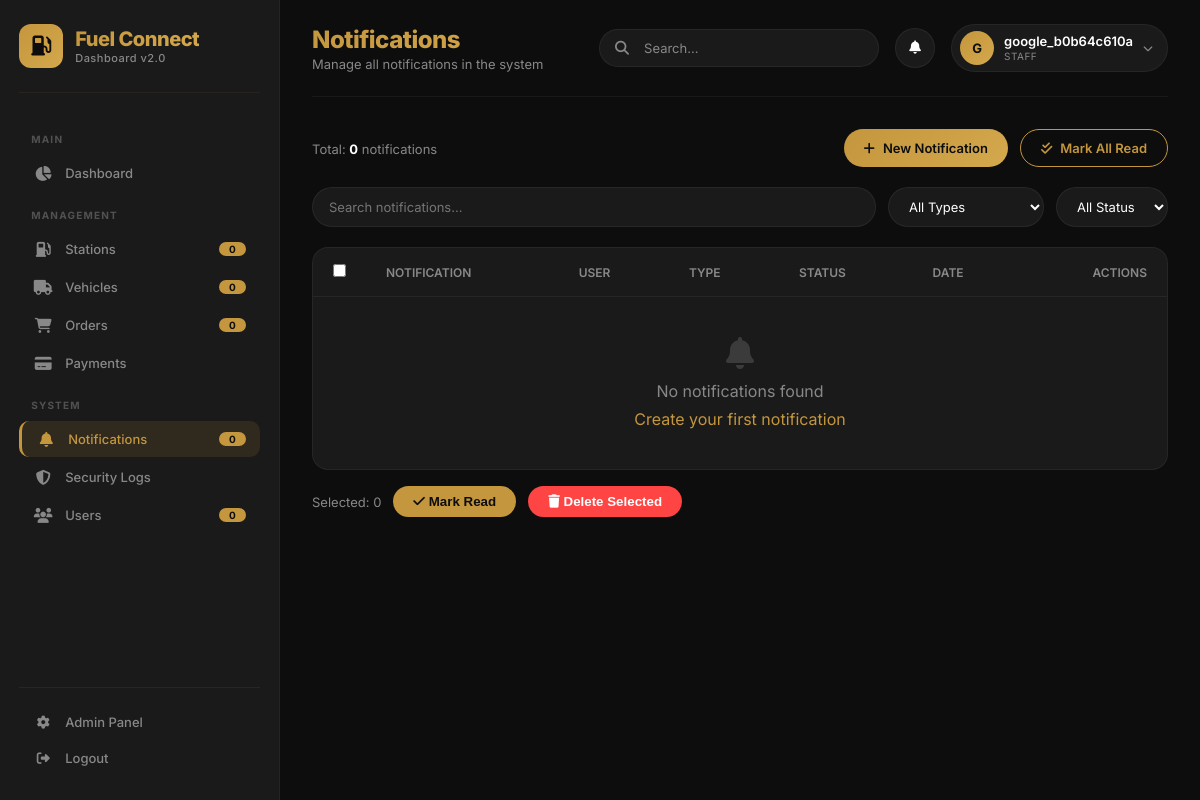
Screenshot of /dashboard/notifications/ (signed in) with the database file from the repository.
### api/models.py (models this page shows, shortened)
class User(AbstractUser):
    username = None
    phone_number = models.CharField(max_length=20, unique=True)
    email = models.EmailField(unique=True)
    full_name = models.CharField(max_length=255)
    user_type = models.CharField(max_length=20, choices=[
        ('customer', 'Customer'),
        ('driver', 'Driver'),
        ('station_owner', 'Station Owner'),
        ('admin', 'Admin')
    ], default='customer')
    location = models.CharField(max_length=255, blank=True, null=True)
    referral_code = models.CharField(max_length=50, blank=True, null=True)
    is_verified = models.BooleanField(default=False)
    is_active = models.BooleanField(default=True)
    created_at = models.DateTimeField(auto_now_add=True)
    updated_at = models.DateTimeField(auto_now=True)
    last_activity = models.DateTimeField(default=timezone.now)
    vehicle_type = models.CharField(max_length=100, blank=True, null=True)
    vehicle_number = models.CharField(max_length=50, blank=True, null=True)
    license_number = models.CharField(max_length=100, blank=True, null=True)
    failed_login_attempts = models.IntegerField(default=0)
    locked_until = models.DateTimeField(null=True, blank=True)
    USERNAME_FIELD = 'phone_number'
    REQUIRED_FIELDS = ['email', 'full_name']
    objects = CustomUserManager()

### api/dashboard_views.py (the view)
# urls.py: path('notifications/', dashboard_views.notification_list, name='notification_list'),
@login_required(login_url='dashboard_login')
def notification_list(request):
    if request.user.is_staff or request.user.is_superuser:
        notifications = Notification.objects.all().order_by('-created_at')
    else:
        notifications = Notification.objects.filter(user=request.user).order_by('-created_at')
    is_read = request.GET.get('is_read')
    if is_read is not None:
        if is_read.lower() == 'true':
            notifications = notifications.filter(is_read=True)
        elif is_read.lower() == 'false':
            notifications = notifications.filter(is_read=False)
    type_filter = request.GET.get('type')
    if type_filter:
        notifications = notifications.filter(type=type_filter)
    search = request.GET.get('search')
    if search:
        notifications = notifications.filter(
            Q(title__icontains=search) |
            Q(message__icontains=search)
        )
    if request.GET.get('mark_all_read') == 'true':
        count = notifications.filter(is_read=False).update(is_read=True)
        messages.success(request, f'Marked {count} notifications as read')
        return redirect('notification_list')
    notification_types = Notification.NOTIFICATION_TYPES
    unread_count = Notification.objects.filter(is_read=False).count()
    context = {
        'notifications': notifications,
        'notification_count': notifications.count(),
        'unread_count': unread_count,
        'notification_types': notification_types,
        'user': request.user,
    }
    return render(request, 'dashboard/notifications/list.html', context)

### templates/dashboard/notifications/list.html (shortened to what this page needs)
{% extends 'dashboard/base.html' %}
{% load static %}
{% block page_title %}Notifications{% endblock %}
{% block page_subtitle %}Manage all notifications in the system{% endblock %}
{% block content %}
<div style="display: flex; justify-content: space-between; align-items: center; margin-bottom: 20px; flex-wrap: wrap; gap: 12px;">
    <div>
        <span style="color: var(--gray); font-size: 13px;">
            Total: <strong style="color: var(--white);">{{ notifications|length }}</strong> notifications
        </span>
    </div>
    <div style="display: flex; gap: 12px; flex-wrap: wrap;">
        <a href="{% url 'notification_create' %}" style="padding: 10px 20px; border-radius: 30px; background: var(--gold-gradient); color: var(--black); text-decoration: none; font-weight: 600; font-size: 13px; display: inline-flex; align-items: center; gap: 8px;">
            <i class="fas fa-plus"></i> New Notification
        </a>
        <a href="{% url 'notification_mark_all_read' %}" style="padding: 10px 20px; border-radius: 30px; background: transparent; color: var(--gold); border: 1px solid var(--gold); text-decoration: none; font-weight: 600; font-size: 13px; display: inline-flex; align-items: center; gap: 8px;">
            <i class="fas fa-check-double"></i> Mark All Read
        </a>
    </div>
</div>
<div style="display: flex; gap: 12px; margin-bottom: 20px; flex-wrap: wrap;">
    <input type="text" id="searchNotifications" placeholder="Search notifications..." style="padding: 10px 16px; border-radius: 30px; border: 1px solid rgba(255,255,255,0.06); background: var(--dark); color: var(--white); font-family: 'Inter', sans-serif; font-size: 13px; flex: 1; min-width: 200px;">
    <select id="typeFilter" style="padding: 10px 16px; border-radius: 30px; border: 1px solid rgba(255,255,255,0.06); background: var(--dark); color: var(--white); font-family: 'Inter', sans-serif; font-size: 13px;">
        <option value="">All Types</option>
    </select>
    <select id="readFilter" style="padding: 10px 16px; border-radius: 30px; border: 1px solid rgba(255,255,255,0.06); background: var(--dark); color: var(--white); font-family: 'Inter', sans-serif; font-size: 13px;">
        <option value="">All Status</option>
    </select>
</div>
<div style="background: var(--dark); border-radius: var(--radius); overflow: hidden; border: 1px solid rgba(255,255,255,0.05);">
    <div style="overflow-x: auto;">
        <table style="width: 100%; border-collapse: collapse;">
            <thead>
                <tr style="border-bottom: 1px solid rgba(255,255,255,0.05);">
                    <th style="padding: 16px 20px; text-align: left; color: #888; font-size: 12px; font-weight: 600; text-transform: uppercase; width: 30px;">
                        <input type="checkbox" id="selectAll" onchange="toggleAllNotifications(this)">
                    </th>
                    <th style="padding: 16px 20px; text-align: left; color: #888; font-size: 12px; font-weight: 600; text-transform: uppercase;">Notification</th>
                    <th style="padding: 16px 20px; text-align: left; color: #888; font-size: 12px; font-weight: 600; text-transform: uppercase;">User</th>
                    <th style="padding: 16px 20px; text-align: left; color: #888; font-size: 12px; font-weight: 600; text-transform: uppercase;">Type</th>
                    <th style="padding: 16px 20px; text-align: left; color: #888; font-size: 12px; font-weight: 600; text-transform: uppercase;">Status</th>
                    <th style="padding: 16px 20px; text-align: left; color: #888; font-size: 12px; font-weight: 600; text-transform: uppercase;">Date</th>
                    <th style="padding: 16px 20px; text-align: right; color: #888; font-size: 12px; font-weight: 600; text-transform: uppercase;">Actions</th>
                </tr>
            </thead>
            <tbody>
                {% for notification in notifications %}
                <tr style="border-bottom: 1px solid rgba(255,255,255,0.03); {% if not notification.is_read %}background: rgba(196,150,61,0.03);{% endif %}">
                    <td style="padding: 16px 20px;">
                        <input type="checkbox" class="notification-checkbox" value="{{ notification.pk }}">
                    </td>
                    <td style="padding: 16px 20px;">
                        <div>
                            <div style="color: var(--white); font-size: 13px; font-weight: {% if not notification.is_read %}600{% else %}400{% endif %};">
                                {{ notification.title }}
                            </div>
                            <div style="color: #888; font-size: 12px; max-width: 300px; white-space: nowrap; overflow: hidden; text-overflow: ellipsis;">
                                {{ notification.message }}
                            </div>
                        </div>
                    </td>
                    <td style="padding: 16px 20px;">
                        <div style="color: var(--white); font-size: 13px;">{{ notification.user.full_name }}</div>
                        <div style="color: #888; font-size: 11px;">{{ notification.user.phone_number }}</div>
                    </td>
                    <td style="padding: 16px 20px;">
                        <span style="padding: 4px 12px; border-radius: 20px; font-size: 11px; font-weight: 600;
                            background: {% if notification.type == 'order' %}rgba(33,150,243,0.12); color: #2196F3;{% elif notification.type == 'payment' %}rgba(76,175,80,0.12); color: #4CAF50;{% elif notification.type == 'delivery' %}rgba(156,39,176,0.12); color: #9C27B0;{% elif notification.type == 'security' %}rgba(255,68,68,0.12); color: #FF4444;{% elif notification.type == 'promotion' %}rgba(255,193,7,0.12); color: #FFC107;{% else %}rgba(128,128,128,0.12); color: #888;{% endif %}">
                            {{ notification.get_type_display }}
                        </span>
                    </td>
                    <td style="padding: 16px 20px;">
                        {% if notification.is_read %}
                        <span style="color: #4CAF50; font-size: 12px;">
                            <i class="fas fa-check-circle"></i> Read
                        </span>
                        {% else %}
                        <span style="color: #FFC107; font-size: 12px;">
                            <i class="fas fa-circle" style="font-size: 8px;"></i> Unread
                        </span>
                        {% endif %}
                    </td>
                    <td style="padding: 16px 20px; color: #888; font-size: 12px;">{{ notification.created_at|date:"M d, Y H:i" }}</td>
                    <td style="padding: 16px 20px; text-align: right;">
                        {% if not notification.is_read %}
                        <a href="{% url 'notification_mark_read' notification.pk %}" style="color: var(--gold); text-decoration: none; margin-right: 12px;" title="Mark as read">
                            <i class="fas fa-check"></i>
                        </a>
                        {% endif %}
                        <a href="{% url 'notification_delete' notification.pk %}" style="color: #FF4444; text-decoration: none;" title="Delete" onclick="return confirm('Delete this notification?')">
                            <i class="fas fa-trash"></i>
                        </a>
                    </td>
                </tr>
                {% empty %}
                <tr>
                    <td colspan="7" style="padding: 40px 20px; text-align: center; color: #888;">
                        <i class="fas fa-bell" style="font-size: 32px; display: block; margin-bottom: 12px; opacity: 0.3;"></i>
                        No notifications found
                        <div style="margin-top: 8px;">
                            <a href="{% url 'notification_create' %}" style="color: var(--gold); text-decoration: none;">Create your first notification</a>
                        </div>
                    </td>
                </tr>
                {% endfor %}
            </tbody>
        </table>
    </div>
</div>
<div style="margin-top: 16px; display: flex; gap: 12px; align-items: center;">
    <span style="color: #888; font-size: 13px;">Selected: <span id="selectedCount">0</span></span>
    <button onclick="markSelectedRead()" style="padding: 8px 20px; border-radius: 30px; background: var(--gold); color: var(--black); border: none; font-weight: 600; cursor: pointer;">
        <i class="fas fa-check"></i> Mark Read
    </button>
    <button onclick="deleteSelected()" style="padding: 8px 20px; border-radius: 30px; background: #FF4444; color: white; border: none; font-weight: 600; cursor: pointer;">
        <i class="fas fa-trash"></i> Delete Selected
    </button>
</div>
{% endblock %}

### templates/dashboard/base.html (shortened to what this page needs)
<!DOCTYPE html>
<html lang="en">
<head>
    <link rel="stylesheet" href="https://cdnjs.cloudflare.com/ajax/libs/font-awesome/6.5.1/css/all.min.css">
</head>
<body>
    <nav class="sidebar" id="sidebar">
        <div class="sidebar-brand">
            <div class="brand-icon"><i class="fas fa-gas-pump"></i></div>
            <div>
                <h2>Fuel Connect</h2>
                <span>Dashboard v2.0</span>
            </div>
        </div>
        <ul class="sidebar-menu">
            <li class="menu-label">Main</li>
            <li><a href="{% url 'dashboard_index' %}" class="{% if request.resolver_match.url_name == 'dashboard_index' %}active{% endif %}">
                <i class="fas fa-chart-pie"></i> Dashboard
            </a></li>
            <li class="menu-label">Management</li>
            <li><a href="{% url 'station_list' %}" class="{% if 'station' in request.path %}active{% endif %}">
                <i class="fas fa-gas-pump"></i> Stations
                <span class="badge">{{ station_count|default:0 }}</span>
            </a></li>
            <li><a href="{% url 'vehicle_list' %}" class="{% if 'vehicle' in request.path %}active{% endif %}">
                <i class="fas fa-truck"></i> Vehicles
                <span class="badge">{{ total_vehicles|default:0 }}</span>
            </a></li>
            <li><a href="{% url 'order_list' %}" class="{% if 'order' in request.path %}active{% endif %}">
                <i class="fas fa-shopping-cart"></i> Orders
                <span class="badge">{{ pending_orders|default:0 }}</span>
            </a></li>
            <li><a href="{% url 'payment_list' %}" class="{% if 'payment' in request.path %}active{% endif %}">
                <i class="fas fa-credit-card"></i> Payments
            </a></li>
            <li class="menu-label">System</li>
            <li><a href="{% url 'notification_list' %}" class="{% if 'notification' in request.path %}active{% endif %}">
                <i class="fas fa-bell"></i> Notifications
                <span class="badge">{{ unread_notifications|default:0 }}</span>
            </a></li>
            <li><a href="{% url 'security_logs' %}" class="{% if 'security' in request.path %}active{% endif %}">
                <i class="fas fa-shield-alt"></i> Security Logs
            </a></li>
            <li><a href="{% url 'user_list' %}" class="{% if 'user' in request.path %}active{% endif %}">
                <i class="fas fa-users"></i> Users
                <span class="badge">{{ total_users|default:0 }}</span>
            </a></li>
        </ul>
        <div class="sidebar-footer">
            <a href="/admin/">
                <i class="fas fa-cog"></i> Admin Panel
            </a>
            <a href="{% url 'dashboard_logout' %}">
                <i class="fas fa-sign-out-alt"></i> Logout
            </a>
        </div>
    </nav>
    <div class="main-content">
        <div class="top-bar">
            <div class="top-bar-left">
                <div>
                    <h1>{% block page_title %}Dashboard{% endblock %}</h1>
                    <p>{% block page_subtitle %}Real-time tracking of Fuel Connect activities{% endblock %}</p>
                </div>
            </div>
            <div class="top-bar-right">
                <div class="search-box">
                    <i class="fas fa-search"></i>
                    <input type="text" placeholder="Search...">
                </div>
                <button class="icon-btn" onclick="window.location.href='{% url 'notification_list' %}'">
                    <i class="fas fa-bell"></i>
                </button>
                <div class="user-profile">
                    <div class="avatar">{{ user.get_full_name|default:user.phone_number|first|upper }}</div>
                    <div class="user-info">
                        <div class="name">{{ user.get_full_name|default:user.phone_number }}</div>
                        <div class="role">{{ user.is_superuser|yesno:"Admin,Staff" }}</div>
                    </div>
                    <i class="fas fa-chevron-down" style="color: var(--gray); font-size: 10px;"></i>
                </div>
            </div>
        </div>
        {% block content %}
        {% endblock %}
    </div>
</body>
</html>

### rows the page displays
User: get_full_name|first "G", get_full_name "google_b0b64c610a", is_superuser "STAFF"

### other values shown
{{ station_count|default:0 }} "0"
{{ total_vehicles|default:0 }} "0"
{{ pending_orders|default:0 }} "0"
{{ unread_notifications|default:0 }} "0"
{{ total_users|default:0 }} "0"
{{ notifications|length }} "0"
